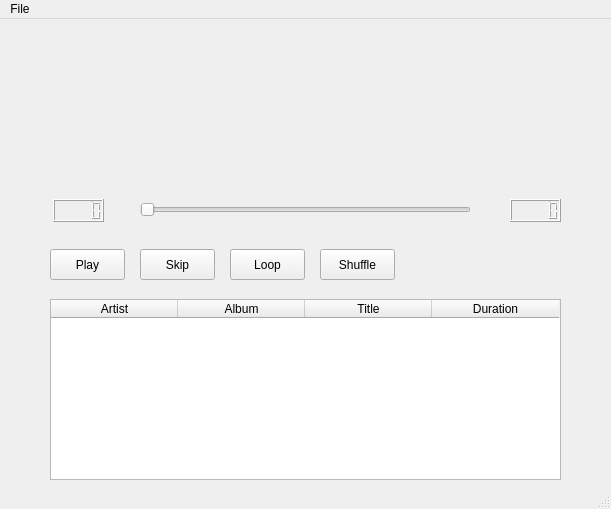
<?xml version="1.0" encoding="UTF-8"?>
<ui version="4.0">
 <class>MainWindow</class>
 <widget class="QMainWindow" name="MainWindow">
  <property name="enabled">
   <bool>true</bool>
  </property>
  <property name="geometry">
   <rect>
    <x>0</x>
    <y>0</y>
    <width>611</width>
    <height>509</height>
   </rect>
  </property>
  <property name="mouseTracking">
   <bool>true</bool>
  </property>
  <property name="windowTitle">
   <string>Music Player</string>
  </property>
  <property name="autoFillBackground">
   <bool>false</bool>
  </property>
  <property name="toolButtonStyle">
   <enum>Qt::ToolButtonFollowStyle</enum>
  </property>
  <widget class="QWidget" name="centralwidget">
   <widget class="QPushButton" name="pushButton">
    <property name="geometry">
     <rect>
      <x>50</x>
      <y>230</y>
      <width>75</width>
      <height>31</height>
     </rect>
    </property>
    <property name="autoFillBackground">
     <bool>false</bool>
    </property>
    <property name="text">
     <string>Play</string>
    </property>
    <property name="flat">
     <bool>false</bool>
    </property>
   </widget>
   <widget class="Phonon::VolumeSlider" name="volumeSlider">
    <property name="geometry">
     <rect>
      <x>420</x>
      <y>230</y>
      <width>109</width>
      <height>22</height>
     </rect>
    </property>
   </widget>
   <widget class="QSlider" name="horizontalSlider">
    <property name="geometry">
     <rect>
      <x>140</x>
      <y>180</y>
      <width>331</width>
      <height>22</height>
     </rect>
    </property>
    <property name="orientation">
     <enum>Qt::Horizontal</enum>
    </property>
   </widget>
   <widget class="QLCDNumber" name="lcdNumber">
    <property name="geometry">
     <rect>
      <x>53</x>
      <y>180</y>
      <width>51</width>
      <height>23</height>
     </rect>
    </property>
   </widget>
   <widget class="QLCDNumber" name="lcdNumber_2">
    <property name="geometry">
     <rect>
      <x>510</x>
      <y>180</y>
      <width>51</width>
      <height>23</height>
     </rect>
    </property>
   </widget>
   <widget class="QLabel" name="label_7">
    <property name="geometry">
     <rect>
      <x>140</x>
      <y>130</y>
      <width>331</width>
      <height>16</height>
     </rect>
    </property>
    <property name="text">
     <string>&lt;html&gt;&lt;head/&gt;&lt;body&gt;&lt;p align=&quot;center&quot;&gt;&lt;br/&gt;&lt;/p&gt;&lt;/body&gt;&lt;/html&gt;</string>
    </property>
   </widget>
   <widget class="QPushButton" name="pushButton_2">
    <property name="geometry">
     <rect>
      <x>230</x>
      <y>230</y>
      <width>75</width>
      <height>31</height>
     </rect>
    </property>
    <property name="autoFillBackground">
     <bool>false</bool>
    </property>
    <property name="text">
     <string>Loop</string>
    </property>
    <property name="flat">
     <bool>false</bool>
    </property>
   </widget>
   <widget class="QPushButton" name="pushButton_3">
    <property name="geometry">
     <rect>
      <x>140</x>
      <y>230</y>
      <width>75</width>
      <height>31</height>
     </rect>
    </property>
    <property name="autoFillBackground">
     <bool>false</bool>
    </property>
    <property name="text">
     <string>Skip</string>
    </property>
    <property name="flat">
     <bool>false</bool>
    </property>
   </widget>
   <widget class="QLabel" name="label_8">
    <property name="geometry">
     <rect>
      <x>140</x>
      <y>150</y>
      <width>331</width>
      <height>16</height>
     </rect>
    </property>
    <property name="text">
     <string>&lt;html&gt;&lt;head/&gt;&lt;body&gt;&lt;p align=&quot;center&quot;&gt;&lt;br/&gt;&lt;/p&gt;&lt;/body&gt;&lt;/html&gt;</string>
    </property>
   </widget>
   <widget class="QPushButton" name="pushButton_4">
    <property name="geometry">
     <rect>
      <x>320</x>
      <y>230</y>
      <width>75</width>
      <height>31</height>
     </rect>
    </property>
    <property name="autoFillBackground">
     <bool>false</bool>
    </property>
    <property name="text">
     <string>Shuffle</string>
    </property>
    <property name="flat">
     <bool>false</bool>
    </property>
   </widget>
   <widget class="QTableWidget" name="tableWidget">
    <property name="geometry">
     <rect>
      <x>50</x>
      <y>280</y>
      <width>511</width>
      <height>181</height>
     </rect>
    </property>
    <attribute name="horizontalHeaderVisible">
     <bool>true</bool>
    </attribute>
    <attribute name="horizontalHeaderCascadingSectionResizes">
     <bool>false</bool>
    </attribute>
    <attribute name="horizontalHeaderDefaultSectionSize">
     <number>127</number>
    </attribute>
    <attribute name="horizontalHeaderHighlightSections">
     <bool>false</bool>
    </attribute>
    <attribute name="horizontalHeaderShowSortIndicator" stdset="0">
     <bool>false</bool>
    </attribute>
    <attribute name="horizontalHeaderStretchLastSection">
     <bool>false</bool>
    </attribute>
    <attribute name="verticalHeaderDefaultSectionSize">
     <number>30</number>
    </attribute>
    <attribute name="verticalHeaderHighlightSections">
     <bool>true</bool>
    </attribute>
    <attribute name="verticalHeaderMinimumSectionSize">
     <number>19</number>
    </attribute>
    <column>
     <property name="text">
      <string>Artist</string>
     </property>
    </column>
    <column>
     <property name="text">
      <string>Album</string>
     </property>
    </column>
    <column>
     <property name="text">
      <string>Title</string>
     </property>
    </column>
    <column>
     <property name="text">
      <string>Duration</string>
     </property>
    </column>
   </widget>
  </widget>
  <widget class="QMenuBar" name="menubar">
   <property name="geometry">
    <rect>
     <x>0</x>
     <y>0</y>
     <width>611</width>
     <height>21</height>
    </rect>
   </property>
   <widget class="QMenu" name="menuFIle">
    <property name="title">
     <string>File</string>
    </property>
    <addaction name="actionOpen"/>
   </widget>
   <addaction name="menuFIle"/>
  </widget>
  <widget class="QStatusBar" name="statusbar"/>
  <action name="actionOpen">
   <property name="text">
    <string>Open...</string>
   </property>
  </action>
 </widget>
 <customwidgets>
  <customwidget>
   <class>Phonon::VolumeSlider</class>
   <extends>QWidget</extends>
   <header location="global">phonon/volumeslider.h</header>
  </customwidget>
 </customwidgets>
 <resources/>
 <connections/>
</ui>
